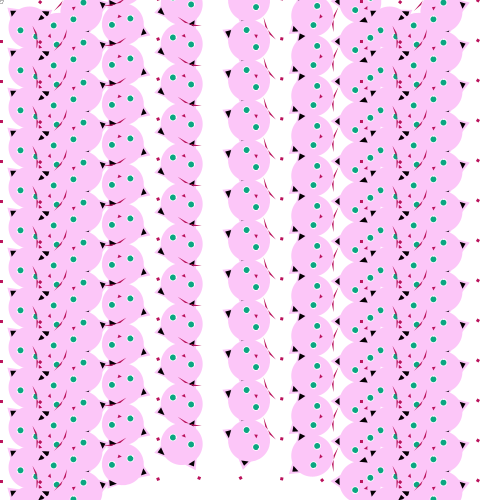
Frame 1 (no input)
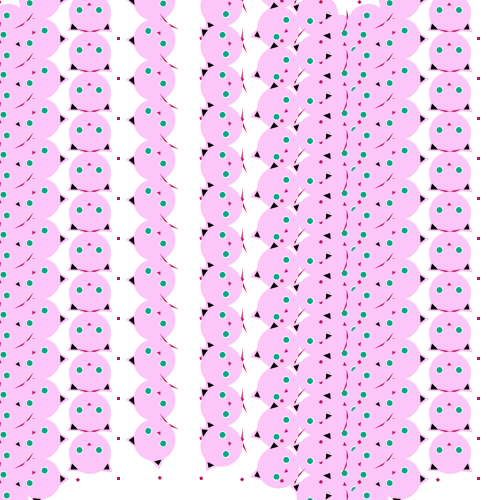
Frame 60 (the mouse pressed at the canvas centre just before this capture)
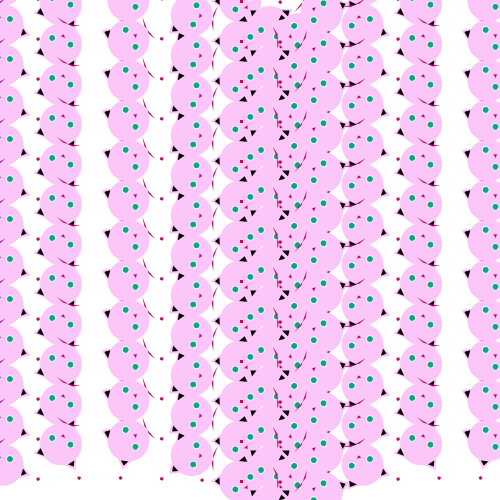
Frame 120 (the mouse held since frame 60 and released just before this capture)

The Processing sketch that drew these frames (run headless with seeded random() and noise(); from frame 60 on, the mouse is pressed at the canvas centre):

// Processing sketch: processing_14523
// ── processing_14523.pde


void setup() {
  size(500,500);
}

void draw() {
  background(255);

  for(float y= 0; y<=500; y=y+40)
  {
    for(float x= 0; x<=500; x=x+40)
    {
      pushMatrix();
      translate(x,y);
      rotate(radians(frameCount+x));
      scale(0.3);
      rect(0,0,10,10);
      kang_draw();
      popMatrix();
    }
  }
}

void kang_draw() {

  //얼굴
  noStroke();
  fill(252,198,248);
  ellipse(100,90,140,140);
  //눈(화이트써클)
  int x=30;
  fill(255);
  ellipse(70,70+x,25,25);
  ellipse(135,70+x,25,25);

  //눈(초록)
  int a=30;
  fill(10,166,130);
  ellipse(70,70+a,20,20);
  ellipse(135,70+a,20,20);

  //눈(흰자)
  int b= 30;
  fill(255);
  ellipse(60,75+a,5,5);
  ellipse(125,75+a,5,5);

  //입
  fill(186,17,91);
  beginShape();
  vertex(95,115);
  vertex(110,115);
  vertex(103,125);
  endShape(CLOSE);

  //귀
  fill(252,198,248);
  beginShape();
  vertex(65,30);
  vertex(40,75);
  vertex(25,25);
  endShape(CLOSE);

  beginShape();
  vertex(130,30);
  vertex(160,65);
  vertex(175,30);
  endShape(CLOSE);

  //귓구멍
  fill(5,1,4);
  beginShape();
  vertex(55,35);
  vertex(40,55);
  vertex(35,35);
  endShape(CLOSE);

  beginShape();
  vertex(140,35);
  vertex(160,55);
  vertex(165,35);
  endShape(CLOSE);


  //다리
  fill(186,17,91);
  beginShape();
  vertex(85,160);
  vertex(60,170);
  vertex(115,160);
  vertex(145,170);
  endShape(CLOSE);
}
            
